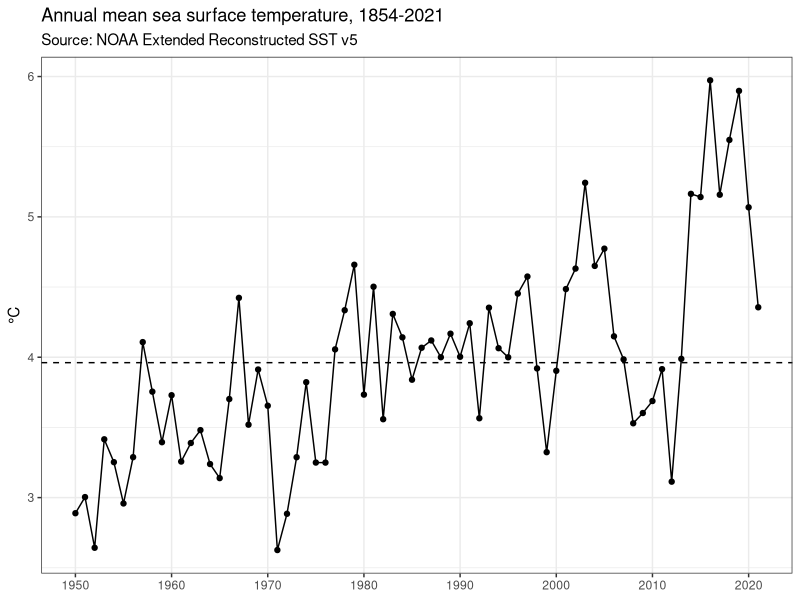
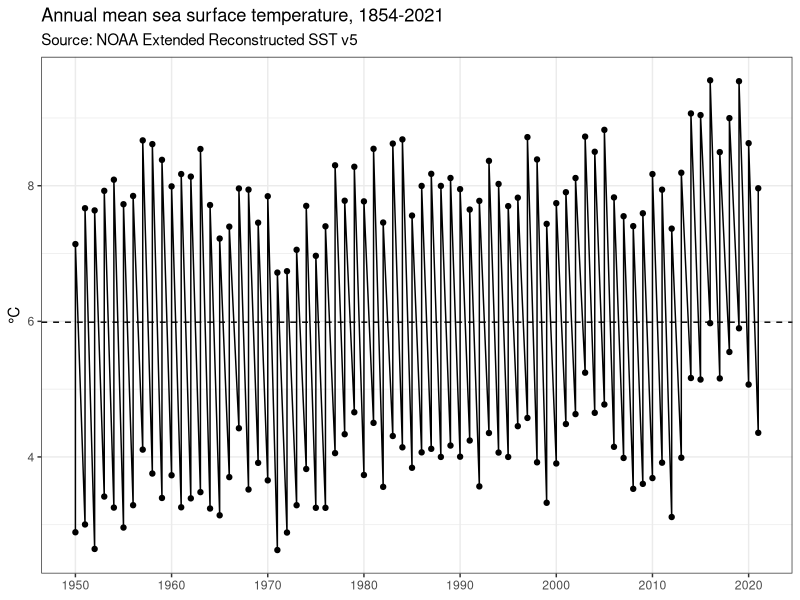
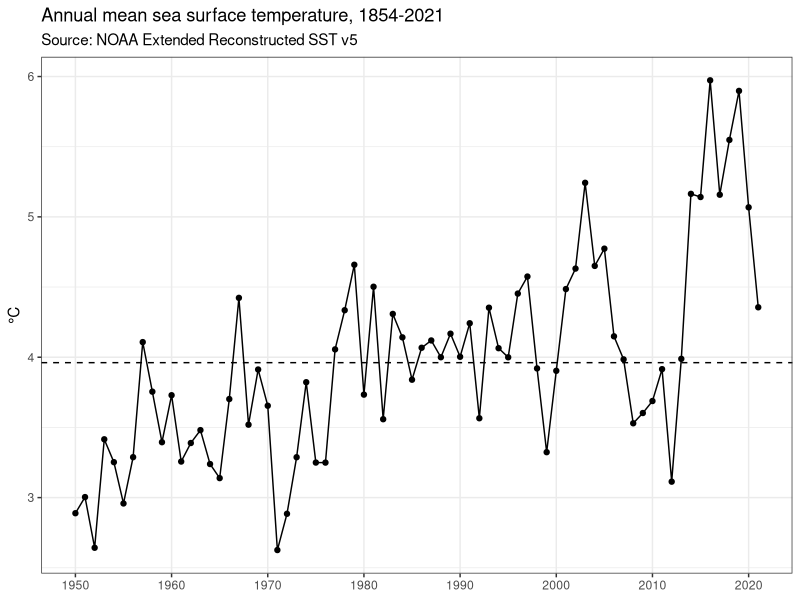
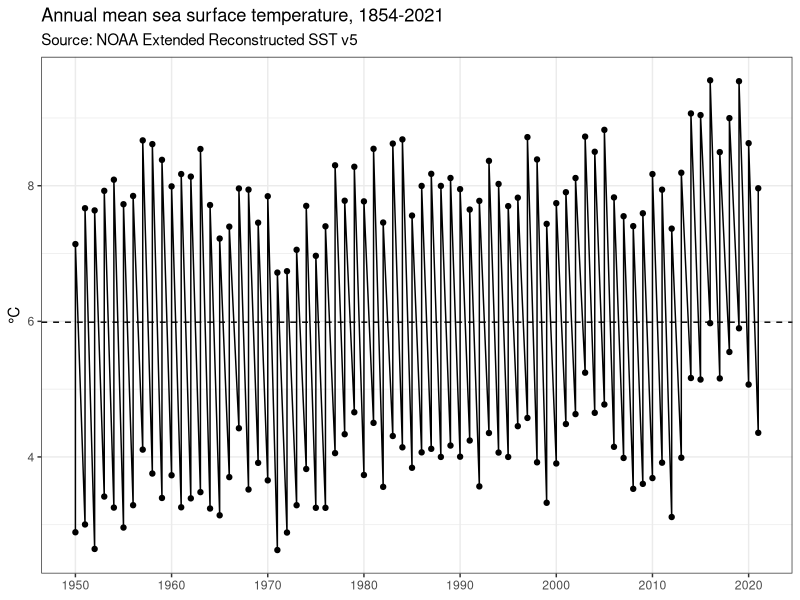

These figures' R source, in order:
# plots for snow crab and climate change section in council document

library(tidyverse)
theme_set(theme_bw())

# first, annual SST

dat <- read.csv("./CMIP6/summaries/regional_north_pacific_ersst_time_series.csv")

head(dat)

dat <- dat %>%
  filter(region == "Eastern_Bering_Sea")

ggplot(dat, aes(year, annual.unsmoothed)) +
  geom_point() +
  geom_line() +
  theme(axis.title.x = element_blank()) +
  geom_hline(yintercept = mean(dat$annual.unsmoothed), lty = 2) +
  labs(title = "Annual mean sea surface temperature, 1854-2021",
       subtitle = "Source: NOAA Extended Reconstructed SST v5",
       y = "°C") +
  scale_x_continuous(breaks = seq(1850, 2020, 10), minor_breaks = NULL)

ggsave("./CMIP6/figs/EBS_SST_plot.png", width = 7, height = 4, units = 'in')

dat <- dat %>%
  mutate(diff = annual.unsmoothed - mean(annual.unsmoothed))

tail(dat)

dat[dat$year %in% c(2016, 2018, 2019),]

## now combined EBS / GOA plots for KAMSS

dat <- read.csv("./CMIP6/summaries/regional_north_pacific_ersst_time_series.csv")

head(dat)

dat <- dat %>%
  filter(region %in% c("Eastern_Bering_Sea", "Gulf_of_Alaska"))

ggplot(dat, aes(year, annual.unsmoothed)) +
  geom_point() +
  geom_line() +
  theme(axis.title.x = element_blank()) +
  geom_hline(yintercept = mean(dat$annual.unsmoothed), lty = 2) +
  labs(title = "Annual mean sea surface temperature, 1854-2021",
       subtitle = "Source: NOAA Extended Reconstructed SST v5",
       y = "°C") +
  scale_x_continuous(breaks = seq(1850, 2020, 10), minor_breaks = NULL)

ggsave("./CMIP6/figs/EBS_SST_plot.png", width = 7, height = 4, units = 'in')